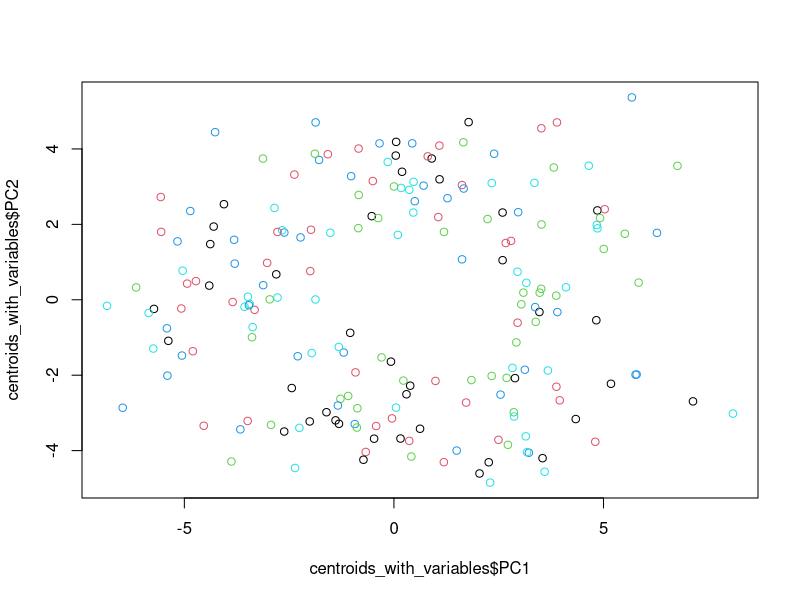

Recreate this plot in R.
## ---- chunk 1
knitr::opts_chunk$set(echo = TRUE)
## ---- chunk 2
library(tidyverse)
library(randomForest)
library(magrittr)
library(rlist)
library(readr)
setwd("~/Documents/bsa_research/")
data <- read_csv("clean_nba_data.csv")
#View(data)
colnames(data)[53] <- "Season"
## ---- chunk 3
data <- data[,-c(1,2,7,8,31,32,33,45:52)]
## ---- chunk 4
years <- list() ##empty list
a <- 1

for (i in 1980:2019){
  df <- filter(data, Season == i) ##filter dataset by season
  years[[a]] <- df ##put each individual dataframe in list
  a <- a + 1
}

##we now have a list where each component is a df of stats for a single season
## ---- chunk 5
evals_greater_than_1 <- vector() ##empty vector

a <- 1

for (i in years){ ##look at all dfs
  x <- length(which(eigen(cor(i[,5:37]))$values > 1)) ##do eigendecomoposition, find the number of e'vals greater than 1
  evals_greater_than_1[a] <- x ##store in vector
  a <- a+1
}

evals_greater_than_1
## ---- chunk 6
mean(evals_greater_than_1) ##6.6
median(evals_greater_than_1) ##7

##thus, we will choose the first 7 principal components when we do pca
## ---- chunk 7
pca_function <- function(df){
  pca <- prcomp(df[,5:37], center = TRUE,scale. = TRUE) ##grab numeric values in dfs
  all_components_matrix <- pca[["x"]] ##grab pc matrix
  data_for_clusters <- cbind.data.frame(df$Player, df$Season, df$Tm, all_components_matrix[,1:7]) ##cbind player, season, team, first 7 components
  return (data_for_clusters)
}

kmeans_function <- function(df, df2){
  clusters <- kmeans(df[,4:10], 5, nstart=25) ##kmeans
  full_data <- cbind.data.frame(df2, clusters$cluster) ##cbind data with clusters
  centroid <- data.frame(clusters$centers)
  colnames(full_data)[39] <- "Cluster" ##fix name
  return (c(full_data, centroid))
}
## ---- chunk 8
set.seed(123)

clustered_data <- list()
centroids <- list()

a <- 1

for (i in years){ ##loop through each season df
  pcomp <- pca_function(i) ##pca
  clusters <- kmeans_function(pcomp, i) ##kmeans
  
  data_with_clusters <- data.frame(list.cbind(clusters))
  data_with_clusters <- data_with_clusters[,-(40:46)]
  clustered_data[[a]] <- data_with_clusters
  
  centroids_per_season <- cbind.data.frame(clusters$PC1,clusters$PC2,clusters$PC3,clusters$PC4,clusters$PC5,clusters$PC6,clusters$PC7)
  centroids[[a]] <- centroids_per_season
  
  
  a <- a + 1
}
## ---- chunk 9
important_features_function <- function(df){
  df[,c(5:37, 39)] <- df[,c(5:37, 39)] %<>% mutate_if(is.factor,as.character)
  df[,c(5:37, 39)] <- df[,c(5:37, 39)] %<>% mutate_if(is.character,as.numeric)
  forest_data <- df[,c(5:37, 39)]
  return(forest_data)
}

filter_clusters_function <- function(forest_data, i){
  forest_data$Cluster <- ifelse(forest_data$Cluster == i, 1, 0)
  forest_data$Cluster <- as.factor(forest_data$Cluster)
  forest.cluster <- randomForest(Cluster ~., data=forest_data, type="classification")
  var <- data.frame(importance(forest.cluster))
  var$Stat <- rownames(var)
  var <- arrange(var, desc(MeanDecreaseGini))
  return (var)
}
## ---- chunk 10
set.seed(123)

important_variables <- list()

a <- 1

for (i in clustered_data){ ##loop through each season df
  forest_data <- important_features_function(i) 
  
  for (j in 1:5){
    variables <- filter_clusters_function(forest_data, j)
    important_variables[[a]] <- variables
    #print(j)
    a <- a + 1}
}
## ---- chunk 11
seq <- 1980:2019
proper_vec <- list()
a <- 1
for (i in seq){
  yrs <- rep(i,5)
  proper_vec[[a]] <- yrs
  a <- a+1
}
proper_vec <- unlist(proper_vec)
## ---- chunk 12
centroids_df <- (bind_rows(centroids))
centroids_df
## ---- chunk 13
important_variables2 <- important_variables

for (j in 1:200){
  test <- data.frame(t(important_variables2[[j]]))
  test <- test[-1,]
  important_variables2[[j]] <- test
}

#View(important_variables2)
## ---- chunk 14
vars_df <- bind_rows(important_variables2)
## ---- chunk 15
proper_vec_2 <- rep(1:5, 40)
## ---- chunk 16
centroids_with_variables <- cbind.data.frame(proper_vec_2, centroids_df, vars_df, proper_vec)
## ---- chunk 17
centroids_with_variables <- centroids_with_variables[,-c(19:41)]
## ---- chunk 18
head(centroids_with_variables)
## ---- chunk 19
colnames(centroids_with_variables) <- c("Cluster", "PC1", "PC2", "PC3", "PC4", "PC5", "PC6", "PC7", "Var1", "Var2", "Var3", "Var4", "Var5", "Var6", "Var7", "Var8", "Var9", "Var10", "Season")
## ---- chunk 20
save(centroids_with_variables, file="centroids_with_variables.Rdata")
## ---- chunk 21
dist(centroids_with_variables[,2:8])
## ---- chunk 22
plot(centroids_with_variables$PC1, centroids_with_variables$PC2, col = centroids_with_variables$Cluster)
